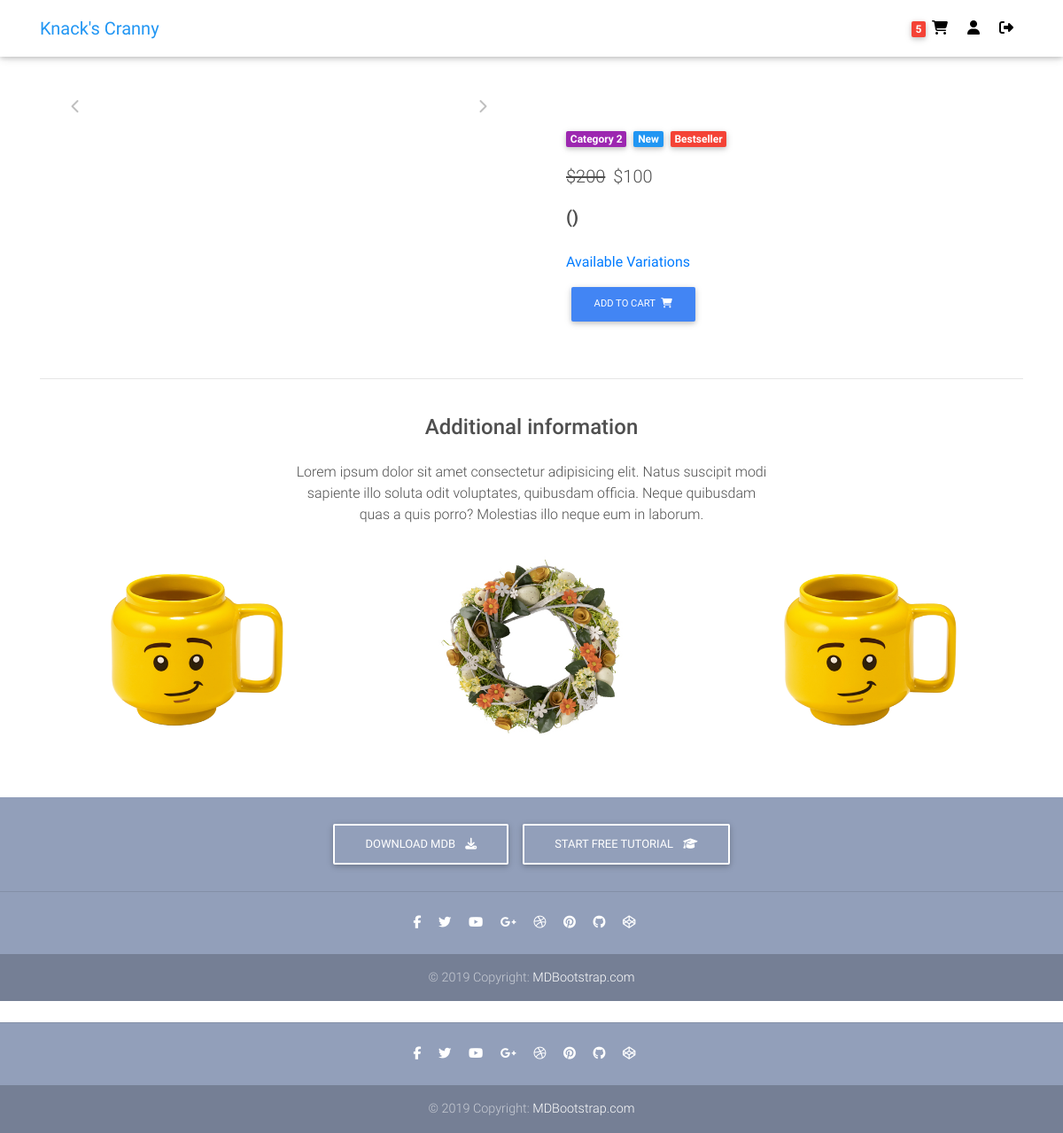
/item/9/regular/ (signed in), run on the app's committed database.
### users/models.py (models this page shows, shortened)
class Customer(models.Model):
    user = models.OneToOneField(User, on_delete=models.SET_NULL, blank=True, null=True)
    session_id = models.CharField(max_length=32, blank=True, null=True)
    first_name = models.CharField(max_length=50, blank=True, null=True)
    last_name = models.CharField(max_length=50, blank=True, null=True)
    email = models.EmailField(max_length=100, blank=True, null=True)
    contact1 = models.CharField(max_length=30, blank=True, null=True)
    contact2 = models.CharField(max_length=30, blank=True, null=True)
    date_added = models.DateTimeField(default=timezone.now)
    date_updated = models.DateTimeField(default=timezone.now)
    image = models.ImageField(default=f'default_profile.png', upload_to='profile_pics')

### ecommerce/models.py (models this page shows, shortened)
class Order(models.Model):
    customer = models.ForeignKey(Customer, on_delete=models.SET_NULL, blank=True, null=True)
    reference_code = models.CharField(max_length=20, blank=True, null=True)
    shipping_address = models.ForeignKey(Address, related_name='shipping_address', on_delete=models.SET_NULL, blank=True, null=True)
    billing_address = models.ForeignKey(Address, related_name='billing_address', on_delete=models.SET_NULL, blank=True, null=True)
    payment = models.ForeignKey(Payment, on_delete=models.SET_NULL, blank=True, null=True)
    coupon = models.ForeignKey(Coupon, on_delete=models.SET_NULL, blank=True, null=True)
    date_added = models.DateTimeField(default=timezone.now)
    is_ordered = models.BooleanField(default=False)
    ordered_date = models.DateTimeField(blank=True, null=True)
    date_updated = models.DateTimeField(default=timezone.now)
    @property
    def get_cart_items(self):
        order_items = self.orderitem_set.all()
        total = sum([item.quantity for item in order_items])
        return total

class OrderItem(models.Model):
    item = models.ForeignKey(Variation, on_delete=models.SET_NULL, blank=True, null=True)
    order = models.ForeignKey(Order, on_delete=models.SET_NULL, blank=True, null=True)
    ordered_item_price = models.DecimalField(max_digits=6, decimal_places=2, null=True, blank=True)
    quantity = models.IntegerField(default=0, blank=True, null=True)
    date_added = models.DateTimeField(default=timezone.now)

### items/models.py (models this page shows, shortened)
class Item(models.Model):
    category = models.ForeignKey(Category, on_delete=models.SET_NULL, null=True, blank=True)
    name = models.CharField(max_length=100, unique=True)
    description = models.TextField()
    price = models.DecimalField(max_digits=6, decimal_places=2)
    price_discount = models.DecimalField(max_digits=6, decimal_places=2, null=True, blank=True)
    item_label = models.CharField(max_length=2, choices=ITEM_LABELS, default='NA')
    date_added = models.DateTimeField(default=timezone.now)
    date_updated = models.DateTimeField(default=timezone.now)
    image = models.ImageField(default=f'default.png', upload_to='item_pics')
    def __str__(self):
        return self.name

### ecommerce/views.py (the view)
# urls.py: path('item/<int:item_id>/<str:variation_name>/', views.item, name='item'),
def item(request, item_id, variation_name):
    item = Item.objects.filter(id=item_id).first()
    variation = Variation.objects.filter(item=item, name=variation_name).first()
    variation_images = VariationImage.objects.filter(variation=variation)
    variations = Variation.objects.filter(item=item)
    other_items = Item.objects.all().exclude(id=item.id)[:3]
    print(other_items)
    context = {
        'variation': variation,
        'variation_images': variation_images,
        'variations': variations,
        'other_items': other_items
    }
    return render(request, 'ecommerce/item.html', context)

### ecommerce/templatetags/cart_items_count.py (called while the page is built)
@register.filter
def cart_items_count(request):
    customer = query_customer(request)
    order = Order.objects.filter(customer=customer, is_ordered=False)
    if order.exists():
        return order.first().get_cart_items
    return None

### ecommerce/views.py (called while the page is built)
def query_customer(request):
    if request.user.is_authenticated:
        return Customer.objects.filter(user=request.user).first()
    else:
        return get_session(request)

### ecommerce/templates/ecommerce/item.html (shortened to what this page needs)
{% extends "ecommerce/base.html" %}
{% block content %}
  <main class="mt-5 pt-4">
    <div class="container dark-grey-text mt-5">
      <div class="row">
        <div class="col-md-6 mb-4">
          <div id="carouselExampleControls" class="carousel slide wow fadeIn" data-ride="carousel">
            <a class="carousel-control-prev" href="#carouselExampleControls" role="button" data-slide="prev">
              <i class="fas fa-chevron-left"></i>
            </a>
            <a class="carousel-control-next" href="#carouselExampleControls" role="button" data-slide="next">
              <i class="fas fa-chevron-right"></i>
            </a>
          </div>
        </div>
        <div class="col-md-6 mb-4">
          <div class="p-4">
            <div class="mb-3">
              <a href="">
                <span class="badge purple mr-1">Category 2</span>
              </a>
              <a href="">
                <span class="badge blue mr-1">New</span>
              </a>
              <a href="">
                <span class="badge red mr-1">Bestseller</span>
              </a>
            </div>
            <p class="lead">
              <span class="mr-1">
                <del>$200</del>
              </span>
              <span>$100</span>
            </p>
            <p class="lead font-weight-bold">{{ variation.item.name }} ({{ variation.name }})</p>
            <div class="mb-3 mt-4">
            <strong><a data-toggle="modal" href="#exampleModalCenter">Available Variations</a></strong>
            </div>
            <form class="d-flex justify-content-left" action="{% url 'ecommerce:add-to-cart' variation.id 1 %}" method="POST">
              <button class="btn btn-primary btn-md my-0 p" type="submit">Add to cart
                <i class="fas fa-shopping-cart ml-1"></i>
              </button>
            </form>
          </div>
        </div>
      </div>
      <hr>
      <div class="row d-flex justify-content-center wow fadeIn">
        <div class="col-md-6 text-center">
          <h4 class="my-4 h4">Additional information</h4>
          <p>Lorem ipsum dolor sit amet consectetur adipisicing elit. Natus suscipit modi sapiente illo soluta odit
            voluptates,
            quibusdam officia. Neque quibusdam quas a quis porro? Molestias illo neque eum in laborum.</p>
        </div>
      </div>
      <div class="row">
        {% for item in other_items %}
        <div class="col-lg-4 col-md-12 mb-4 text-center">
          <img src="{{ item.image.url }}" class="img-fluid other-items" alt="">
        </div>
        {% endfor %}
      </div>
    </div>
  </main>
  <footer class="page-footer text-center font-small mt-4 wow fadeIn">
    <div class="pt-4">
      <a class="btn btn-outline-white" href="https://mdbootstrap.com/docs/jquery/getting-started/download/" target="_blank"
        role="button">Download MDB
        <i class="fas fa-download ml-2"></i>
      </a>
      <a class="btn btn-outline-white" href="https://mdbootstrap.com/education/bootstrap/" target="_blank" role="button">Start
        free tutorial
        <i class="fas fa-graduation-cap ml-2"></i>
      </a>
    </div>
    <hr class="my-4">
    <div class="pb-4">
      <a href="https://www.facebook.com/mdbootstrap" target="_blank">
        <i class="fab fa-facebook-f mr-3"></i>
      </a>
      <a href="https://twitter.com/MDBootstrap" target="_blank">
        <i class="fab fa-twitter mr-3"></i>
      </a>
      <a href="https://www.youtube.com/watch?v=7MUISDJ5ZZ4" target="_blank">
        <i class="fab fa-youtube mr-3"></i>
      </a>
      <a href="https://plus.google.com/u/0/b/107863090883699620484" target="_blank">
        <i class="fab fa-google-plus-g mr-3"></i>
      </a>
      <a href="https://dribbble.com/mdbootstrap" target="_blank">
        <i class="fab fa-dribbble mr-3"></i>
      </a>
      <a href="https://pinterest.com/mdbootstrap" target="_blank">
        <i class="fab fa-pinterest mr-3"></i>
      </a>
      <a href="https://github.com/mdbootstrap/bootstrap-material-design" target="_blank">
        <i class="fab fa-github mr-3"></i>
      </a>
      <a href="http://codepen.io/mdbootstrap/" target="_blank">
        <i class="fab fa-codepen mr-3"></i>
      </a>
    </div>
    <div class="footer-copyright py-3">
      © 2019 Copyright:
      <a href="https://mdbootstrap.com/education/bootstrap/" target="_blank"> MDBootstrap.com </a>
    </div>
  </footer>
{% endblock content %}

### ecommerce/templates/ecommerce/navbar.html (shortened to what this page needs)
{% load cart_items_count %}
<nav class="navbar fixed-top navbar-expand-lg navbar-light white scrolling-navbar">
    <div class="container">
      <a class="navbar-brand waves-effect" href="/">
        <strong class="blue-text">Knack's Cranny</strong>
      </a>
      <div class="collapse navbar-collapse" id="navbarSupportedContent">
        <ul class="navbar-nav nav-flex-icons">
          {% if request.user.is_authenticated %}
          <li class="nav-item">
            <a href="{% url 'ecommerce:cart' %}" class="nav-link waves-effect" title="Cart">
              {% if request|cart_items_count %}
              <span class="badge red z-depth-1"> {{ request|cart_items_count }} </span>
              {% endif %}
              <i class="fas fa-shopping-cart"></i>
            </a>
          </li>
          <li class="nav-item">
            <a href="{% url 'users:profile' %}" class="nav-link waves-effect" title="{{ user.username }}">
              <i class="fas fa-user"></i>
            </a>
          </li>
          <li class="nav-item">
            <a class="nav-link waves-effect" href="{% url 'logout' %}" title="Log Out">
              <i class="fas fa-sign-out-alt"></i>
            </a>
          </li>
          {% endif %}
        </ul>
      </div>
    </div>
  </nav>

### ecommerce/static/ecommerce/css/style.css (style rules this page uses)
.page-footer { background-color: #929FBA; }
.img-fluid { max-width: 100%; height: auto }
.carousel-control-next { color:gray; }
.carousel-control-prev { color:gray; }
.other-items { width: 60%; }

### data on the page
Item: image (placeholder picture)
Item: image (picture)
Item: image (placeholder picture)

### other printed values
{{ request|cart_items_count }} "5"
